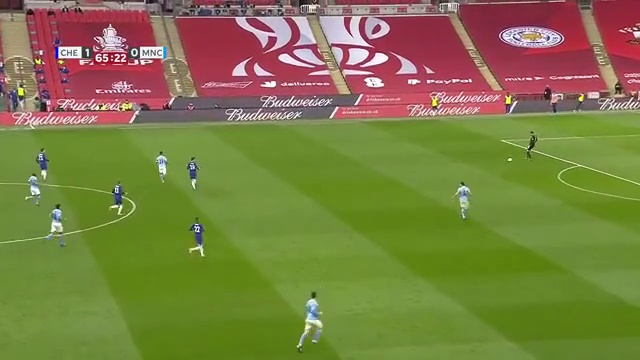
#> input picture code/data/frames-video00.mp4/119.jpg, 640 x 360 px; its folder holds 4 pictures in this run
$ python kalman_filter.py
#> lines starting #> are read from the running program, lines starting #| are printed output that depends on the picture; after the words box and inside, x2 and y2 are one past the last pixel; in counts of white or black regions, pixels touching at a corner belong together
### code/ground_detection.py
#!/usr/bin/env python3
# -*- coding: utf-8 -*-
"""
Created on Sat Mar 19 11:54:50 2022

@author: Joshua S.
@email: jsoutelo@alumnos.uvigo.es
"""
import cv2
import numpy as np
import matplotlib.pyplot as plt
import skimage


def ground_detection(frame, debug=False):
    """Classify pixels in the frame into ground or not ground.

    Return the connected component labels.
    """
    frame = cv2.resize(frame, dsize=(592, 320))
    b, g, r = cv2.split(frame)
    # Ideally, 0 -> ground ;; 1 -> everything else
    ground_color_feature = np.where((g > r) & (r > b), 0, 1)
    gray = cv2.cvtColor(frame, cv2.COLOR_BGR2GRAY)
    canny = cv2.Canny(image=gray,
                      threshold1=255/3,
                      threshold2=255,
                      apertureSize=3,
                      L2gradient=True)
    # Section 3.2.1, equation 8
    # Inverse condition since we want to remove the background
    result = np.where((ground_color_feature == 0) & (canny == 0), 0, 1)
    result = result.astype(np.uint8)
    # Dilation so
    kernel = cv2.getStructuringElement(cv2.MORPH_RECT,(3,3))
    morph = cv2.dilate(result, kernel, iterations=1)

    # Connected components labeling
    nl, ccl = cv2.connectedComponents(image=morph, connectivity=4)
    if debug:
        fig, axx = plt.subplots(4, 1, figsize=(20,20))
        axx[0].imshow(ground_color_feature, cmap='gray')
        axx[0].set_title('Color detection')
        axx[1].imshow(canny, cmap='gray')
        axx[1].set_title('Edge detection')
        axx[2].imshow(result, cmap='gray')
        axx[2].set_title('Ground detection result')
        axx[3].imshow(ccl, cmap='nipy_spectral')
        axx[3].set_title(f'Labeling result, {nl} lablels')
        plt.tight_layout()
        plt.show()


    return ccl


# [4 lines that do not run on import are left out]


### code/needless_objects_elimination.py
#!/usr/bin/env python3
# -*- coding: utf-8 -*-
"""
Created on Sat Mar 19 14:41:54 2022

@author: Joshua S.
@email: jsoutelo@alumnos.uvigo.es
"""
import cv2
import matplotlib.pyplot as plt
from matplotlib.patches import Rectangle
import numpy as np

from ground_detection import ground_detection

import skimage


def most_dense_area(segmented):
    """Search for the most dense areas in the image.

    Return a window around the positions of high density.
    """
    empty_mat = np.zeros_like(segmented)
    mean_filter = cv2.blur(segmented, (15, 15))

    conts, _ = cv2.findContours(mean_filter, cv2.RETR_TREE, cv2.CHAIN_APPROX_SIMPLE)

    for cont in conts:
        x, y, w, h = cv2.boundingRect(cont)

        area = w * h
        if h > w and area <= 5000 and area > 100:
            extra_h = np.floor(((h * 1.55) - h) / 2).astype(int)
            extra_w = np.floor(((w * 1.55) - w) / 2).astype(int)

            y = y - extra_h if y - extra_h > 0 else 0
            x = x - extra_w if x - extra_w > 0 else 0
            w = w + extra_w if w + extra_w < segmented.shape[1] else segmented.shape[1]
            h = h + extra_h if h + extra_h < segmented.shape[0] else segmented.shape[0]

            empty_mat[y:y+h, x:x+w] = segmented[y:y+h, x:x+w]

    return empty_mat


def remove_public_score(frame_lbl, region_props, debug=False):
    """Remove the public seats and score bar.
    """
    h, w = frame_lbl.shape[:2]

    for region in region_props:
        bbox = region.bbox
        area = region.area
        ecc = region.eccentricity
        extent = region.extent

        if bbox[1] < h * .2 and area > 40000 and ecc > .95 and extent > .85:
            label = region.label

            if debug:
                plt.title(f'Score and public, label={label}')
                plt.imshow(np.where(frame_lbl == label, 1, 0), cmap='gray')
                plt.show()
                print(region.label, region.area, region.eccentricity, region.extent)

            frame_lbl[frame_lbl == label] = 0
            break

    return frame_lbl

def remove_objects(frame_lbl, frame):
    """Remove the objects that are disconnected distinct from players and ball.
    """
    frame_lbl = frame_lbl.copy()
    region_props = skimage.measure.regionprops(label_image=frame_lbl)

    frame_lbl = remove_public_score(frame_lbl, region_props)

    area_thr = 1000
    for region in region_props:
        # Size of the object is much larger than the player size
        segmented = np.where(frame_lbl == region.label, 1, 0).astype(np.uint8)
        if region.area > area_thr:

            dense_area = most_dense_area(segmented)
            if not (dense_area == 0).all():
                dense_area *= region.label
                frame_lbl[frame_lbl == region.label] = 0
                frame_lbl += dense_area
            else:
                frame_lbl[frame_lbl == region.label] = 0

    return frame_lbl

# [14 lines that do not run on import are left out]

### code/player_ball_separation.py
#!/usr/bin/env python3
# -*- coding: utf-8 -*-
"""
Created on Tue Mar 22 20:21:40 2022

@author: Joshua S.
@email: jsoutelo@alumnos.uvigo.es
"""
import cv2
import numpy as np
from ground_detection import ground_detection
from needless_objects_elimination import remove_objects
import matplotlib.pyplot as plt
from skimage.measure import regionprops

def display_bboxs(frame, player_bboxs, ball_bboxs, size=2):
    """Draw the bounding boxes with different color depending on the type of
    objet is enclosing.
    """
    frame_copy = frame.copy()
    for bbox in player_bboxs:
        x,y,w,h = bbox
        cv2.rectangle(frame_copy, (x,y), (x+w,y+h), (255, 0, 0), size)
    for bbox in ball_bboxs:
        x,y,w,h = bbox
        cv2.rectangle(frame_copy, (x,y), (x+w,y+h), (0, 0, 255), size)

    return frame_copy


def ball_player_separation(clean_ccl, debug=False):
    """Separate the connected components into players and ball candidates.
    """
    clean_ccl = clean_ccl.copy()
    frame_h, frame_w = clean_ccl.shape[:2]
    region_props = regionprops(clean_ccl)
    player_bboxs = []
    ball_bboxs = []
    for region in region_props:
        min_row, min_col, max_row, max_col = region.bbox
        x = min_col
        y = min_row
        w = max_col - x
        h = max_row - y
        # Player and ball characteristics defined in section 3.2.3
        if (w/h) < 2 and (frame_h/16) < h and h < (frame_h/4):
            if debug:
                copy = clean_ccl.copy()
                copy = np.where(copy == region.label, 1, 0)
                copy = copy.astype(np.uint8)
                copy = cv2.cvtColor(copy*255, cv2.COLOR_GRAY2RGB)
                cv2.rectangle(copy, (x,y), (x+w, y+h), (255, 0, 0), 2)
                plt.imshow(copy, cmap='gray')
                plt.show()
            player_bboxs.append((x, y, w, h))
        elif (w/h) < 2 and (w/h) > .5 and (w*h)<300:
            if debug:
                copy = clean_ccl.copy()
                copy = np.where(copy == region.label, 1, 0)
                copy = copy.astype(np.uint8)
                copy = cv2.cvtColor(copy*255, cv2.COLOR_GRAY2RGB)
                cv2.rectangle(copy, (x,y), (x+w, y+h), (255, 0, 0), 2)
                plt.imshow(copy, cmap='gray')
                plt.show()
            ball_bboxs.append((x, y, w, h))
        else:
            continue

    return player_bboxs, ball_bboxs

# [26 lines that do not run on import are left out]

### code/kalman_filter.py
#!/usr/bin/env python3
# -*- coding: utf-8 -*-
"""
Created on Tue Mar 22 21:46:25 2022

@author: Joshua S.
@email: jsoutelo@alumnos.uvigo.es
"""
import cv2
from ground_detection import ground_detection
from needless_objects_elimination import remove_objects
from player_ball_separation import ball_player_separation, display_bboxs
import matplotlib.pyplot as plt
import numpy as np
import os
import time

def predict(x, P, A, Q=0, B=0, u=0):
    # Predicted state mean (prior mean)
    x_hat = np.dot(A, x) + np.dot(B, u)
    # Predicted state covariance
    p_hat = np.dot(np.dot(A, P), A.T) + Q

    return x_hat, p_hat


def correction(z, H, x, P, R=0):
    # Residual
    y = z - np.dot(H, x)
    # Project system uncertainty into measurement space
#    print(H.shape, P.shape, R.shape)
    S = np.dot(np.dot(H, P), H.T) + R
    # Map system uncertainty into Kalman gain
    K = np.dot(np.dot(P, H.T), np.linalg.pinv(S))
    # Correct x with residual, scaled by Kalman gain
    x_corr = x + np.dot(K, y)
    # Correct covariance
    KH = np.dot(K, H)
    I = np.eye(KH.shape[0])
    P_corr = np.dot(I - KH, P)

    return x_corr, P_corr


def get_center_bbox(bbox):
    x, y, w, h = bbox
    cent_x = x + (w // 2)
    cent_y = y + (h // 2)

    return cent_x, cent_y

def get_nearest_bbox(bboxs, prev_ball_center):
    best_candidate = None
    smallest_distance = np.inf
    prev_cent_x, prev_cent_y = prev_ball_center
    for bbox in bboxs:
        # Get bbox center
        cent_x, cent_y = get_center_bbox(bbox)
        # Compute Euclidean distance
        dist = np.sqrt((cent_x - prev_cent_x)**2 + (cent_y - prev_cent_y)**2)
        if dist < smallest_distance:
            smallest_distance = dist
            best_candidate = bbox

    return  best_candidate, smallest_distance


# [22 lines left out: function get_candidate, not called in this run]


def regular_kalman_filter(show=False, save=False):
#> called with show = True, save = False
    prev_x = np.array([467, 1, 218, 1])
    P = np.zeros((4,4))
    # Transition matrix
    A = np.array([
            [1, 1, 0, 0],
            [0, 1, 0, 0],
            [0, 0, 1, 1],
            [0, 0, 0, 1]])
    # Measurement matrix
    H = np.array([
            [1, 0, 0, 0],
            [0, 0, 1, 0]])
    Q = np.eye(4)
    ball_centers = []
    total_time = 0
    ball_centers.append([prev_x[0], prev_x[2]])
    data_path = 'data/frames-video00.mp4/'
    for fname in sorted(os.listdir(data_path), key=lambda x: int(x.split('.')[0]))[1:]:

        frame_nb = fname.split('.')[0]
        frame = cv2.imread(os.path.join(data_path, fname))
#> frame is the input picture: shape (360, 640, 3); mean B, G, R 67.5, 124.2, 124.4
        frame = cv2.resize(frame, (592, 320))
#> frame: shape (320, 592, 3)

        start = time.time()

        # Get ball and player bounding boxes
        ccl = ground_detection(frame)
#> in ground_detection, `ground_color_feature = np.where((g > r) & (r > b), 0, 1)`:
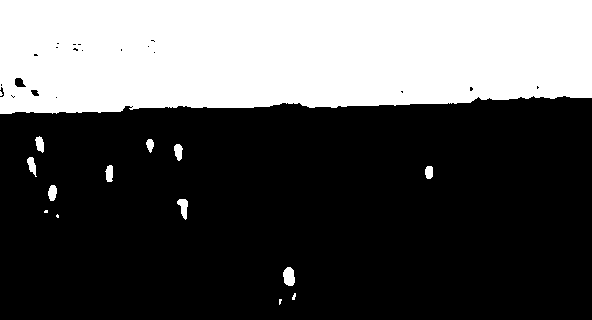
#> ground_color_feature: shape (320, 592) int64; values 0 (black) and 1 (white), 33.6% white; 15 white regions (5 under 20 px), largest, box (x1, y1, x2, y2) and area: (0, 0, 592, 114) 62526, (283, 267, 295, 286) 181, (177, 199, 188, 220) 138
#> in ground_detection, `gray = cv2.cvtColor(frame, cv2.COLOR_BGR2GRAY)`:
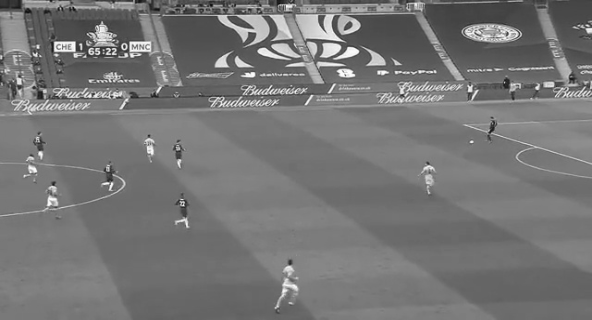
#> gray: shape (320, 592); min 12, max 254, mean 117.8
#> in ground_detection, `nl, ccl = cv2.connectedComponents(image=morph, connectivity=4)`:
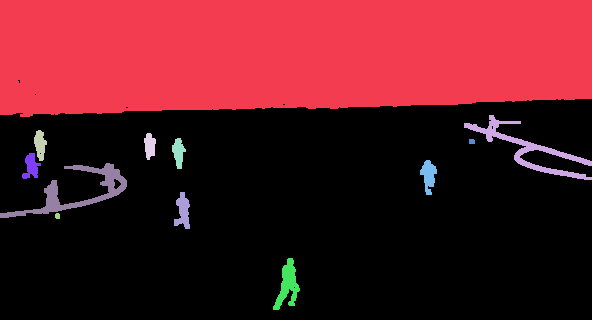
#> ccl: shape (320, 592) int32; 13 distinct labels, from 0 to 12; one colour per label, 0 black
#> in ground_detection, `nl, ccl = cv2.connectedComponents(image=morph, connectivity=4)`: nl = 13
        clean_ccl = remove_objects(ccl, frame)
#> in remove_objects, `region_props = skimage.measure.regionprops(label_image=frame_lbl)`: region_props = 12 regions; largest, box (x1, y1, x2, y2) and area: (0, 0, 592, 117) 63779, (0, 163, 127, 218) 1574, (464, 115, 592, 180) 1474, (273, 258, 300, 310) 647, (174, 192, 190, 229) 359
#> the loop in remove_public_score, `for region in region_props:` made 1 pass
#> (bbox, area, ecc, extent, label) on pass 1: ((0, 0, 117, 592), 63779, 0.983, 0.921, 1)
#> the loop in remove_objects, `for region in region_props:` made 12 passes
#> after the loop in remove_objects, `for region in region_props:`:
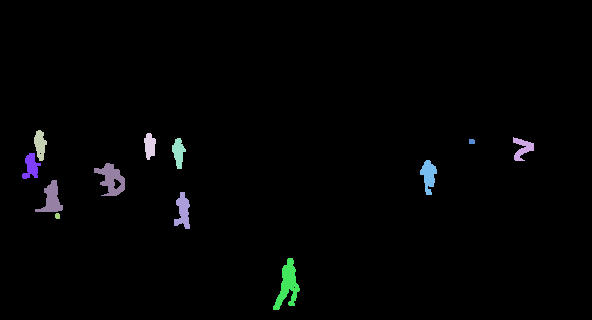
#> frame_lbl: shape (320, 592) int32; 12 distinct labels, from 0 to 12; one colour per label, 0 black
#> after the loop in remove_objects, `for region in region_props:`:
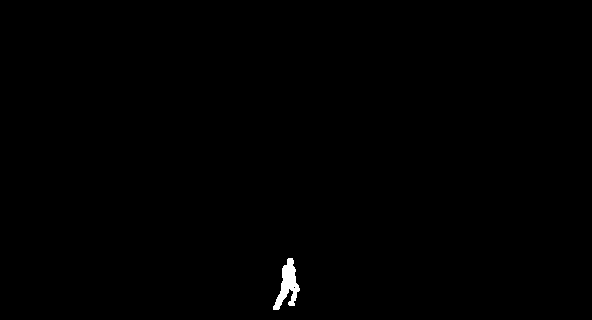
#> segmented: shape (320, 592); values 0 (black) and 1 (white), 0.34% white; 1 white region
        player_bboxs, ball_bboxs = ball_player_separation(clean_ccl)
#> in ball_player_separation, `region_props = regionprops(clean_ccl)`: region_props = 11 regions; largest, box (x1, y1, x2, y2) and area: (35, 163, 125, 212) 980, (273, 258, 300, 310) 647, (174, 192, 190, 229) 359, (420, 160, 437, 195) 346, (22, 153, 41, 179) 276
#> the loop in ball_player_separation, `for region in region_props:` made 11 passes
#> (min_row, min_col, max_row, max_col, x, y, w, h) on passes 1 to 8: (137, 513, 161, 534, 513, 137, 21, 24), (130, 34, 161, 47, 34, 130, 13, 31), (133, 144, 160, 156, 144, 133, 12, 27), (138, 172, 169, 186, 172, 138, 14, 31), (139, 469, 144, 475, 469, 139, 6, 5), (153, 22, 179, 41, 22, 153, 19, 26), (160, 420, 195, 437, 420, 160, 17, 35), (163, 35, 212, 125, 35, 163, 90, 49)
#> after the loop in ball_player_separation, `for region in region_props:`: ball_bboxs = [(469, 139, 6, 5), (55, 213, 5, 6)]; player_bboxs = [(513, 137, 21, 24), (34, 130, 13, 31), (144, 133, 12, 27), (172, 138, 14, 31), (22, 153, 19, 26), (420, 160, 17, 35), (35, 163, 90, 49), (174, 192, 16, 37), (273, 258, 27, 52)]
#> ball_bboxs = [(469, 139, 6, 5), (55, 213, 5, 6)]

        # Predict where the ball might be
        x_hat, P_hat = predict(x=prev_x, P=P, A=A, Q=Q, B=0, u=0)
#> in predict, `x_hat = np.dot(A, x) + np.dot(B, u)`: x_hat = [468, 1, 219, 1]
#> in predict, `p_hat = np.dot(np.dot(A, P), A.T) + Q`: p_hat = [[1, 0, 0, 0], [0, 1, 0, 0], [0, 0, 1, 0], [0, 0, 0, 1]]
#> x_hat = [468, 1, 219, 1]; P_hat has the same summary as p_hat in predict

        nearest_bbox, distance = get_nearest_bbox(ball_bboxs, np.dot(H, x_hat))
#> in get_nearest_bbox, `smallest_distance = np.inf`: smallest_distance = inf
#> in get_nearest_bbox, `prev_cent_x, prev_cent_y = prev_ball_center`: prev_cent_x = 468; prev_cent_y = 219
#> the loop in get_nearest_bbox, `for bbox in bboxs:` made 2 passes
#> (x in get_center_bbox, y in get_center_bbox, w in get_center_bbox, h in get_center_bbox, cent_x, cent_y, dist, smallest_distance) on pass 1: (469, 139, 6, 5, 472, 141, 78.1, 78.1)
#> after the loop in get_nearest_bbox, `for bbox in bboxs:`: smallest_distance = 78.1
#> nearest_bbox = (469, 139, 6, 5); distance = 78.1
        # Measurement
        if nearest_bbox is not None or distance < 10:
            z = get_center_bbox(nearest_bbox)
#> z = (472, 141)
            x_corr, P_corr = correction(z=z, H=H, x=x_hat, P=P_hat, R=0)
#> in correction, `y = z - np.dot(H, x)`: y = [4, -78]
#> in correction, `S = np.dot(np.dot(H, P), H.T) + R`: S = [[1, 0], [0, 1]]
#> in correction, `K = np.dot(np.dot(P, H.T), np.linalg.pinv(S))`: K = [[1, 0], [0, 0], [0, 1], [0, 0]]
#> in correction, `x_corr = x + np.dot(K, y)`: x_corr = [472, 1, 141, 1]
#> in correction, `KH = np.dot(K, H)`: KH = [[1, 0, 0, 0], [0, 0, 0, 0], [0, 0, 1, 0], [0, 0, 0, 0]]
#> in correction, `I = np.eye(KH.shape[0])`: I has the same summary as p_hat in predict
#> in correction, `P_corr = np.dot(I - KH, P)`: P_corr = [[0, 0, 0, 0], [0, 1, 0, 0], [0, 0, 0, 0], [0, 0, 0, 1]]
#> x_corr = [472, 1, 141, 1]

            new_ball_pos = np.dot(H, x_corr)
#> new_ball_pos = [472, 141]

            P = P_corr
#> P has the same summary as P_corr in correction
            prev_x = x_corr
#> prev_x = [472, 1, 141, 1]

        else: # Rely on prediction, track the closest player
            new_ball_pos = np.dot(H, x_hat)
            P = P_hat
            prev_x = x_hat

            nearest_bbox, distance = get_nearest_bbox(player_bboxs, np.dot(H, x_hat))
#            print(nearest_bbox, distance)

        end = time.time()
        elapsed = end - start
        total_time += elapsed

        ball_centers.append([new_ball_pos[0], new_ball_pos[1]])
        if show:
            plt.figure(figsize=(10,10))
            frame = display_bboxs(frame, player_bboxs, ball_bboxs, size=1)
#> the loop in display_bboxs, `for bbox in player_bboxs:` made 9 passes
#> after the loop in display_bboxs, `for bbox in player_bboxs:`:
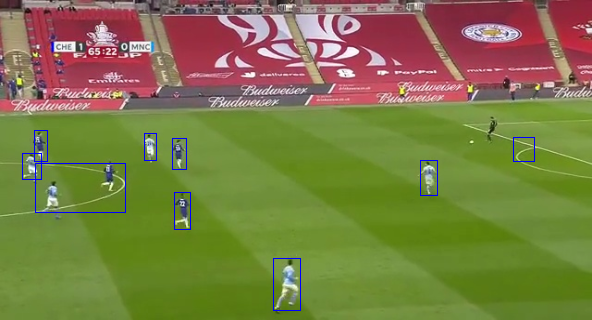
#> frame_copy: shape (320, 592, 3); mean B, G, R 68.6, 123.4, 123.7
#> the loop in display_bboxs, `for bbox in ball_bboxs:` made 2 passes
            plt.imshow(frame[...,::-1])
            plt.scatter(x=new_ball_pos[0], y=new_ball_pos[1], marker='x', s=24, c='black')
            plt.show()
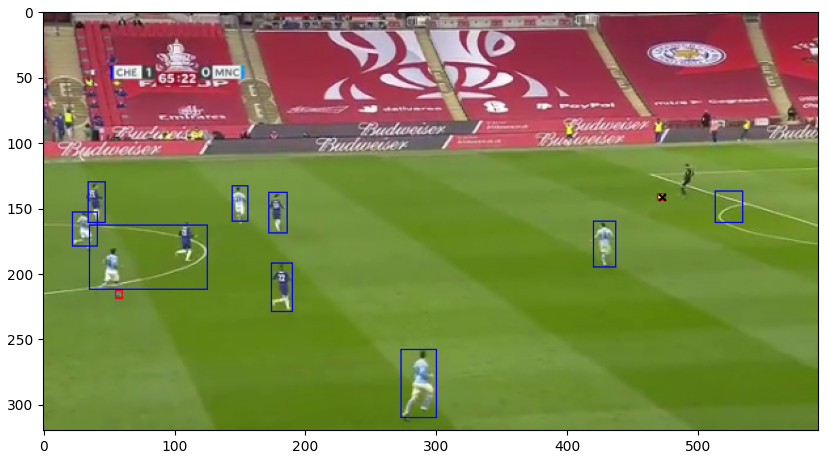
#> figure drawn by matplotlib, 1 panel
#> pass 2 of the loop in regular_kalman_filter, `for fname in sorted(os.listdir(data_path), key=lambda x: int(x.split('..`:
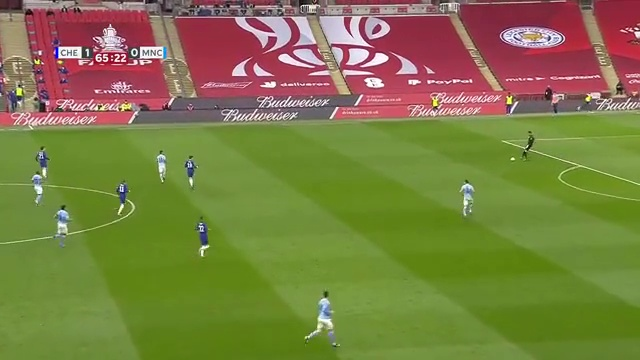
#> input picture code/data/frames-video00.mp4/122.jpg, 640 x 360 px
#> in regular_kalman_filter, frame is the input picture: shape (360, 640, 3); mean B, G, R 67.6, 124.1, 124.5
#> frame: shape (320, 592, 3)
#> in remove_objects (call 2), `region_props = skimage.measure.regionprops(label_image=frame_lbl)`: region_props = 12 regions; largest, box (x1, y1, x2, y2) and area: (0, 0, 592, 118) 64088, (0, 159, 126, 219) 1672, (463, 115, 592, 168) 1097, (281, 258, 310, 308) 626, (8, 129, 47, 182) 575
#> the loop in remove_public_score (call 2), `for region in region_props:` made 1 pass
#> (bbox, area, ecc, extent, label) on pass 1: ((0, 0, 118, 592), 64088, 0.983, 0.917, 1)
#> the loop in remove_objects (call 2), `for region in region_props:` made 12 passes
#> after the loop in remove_objects (call 2), `for region in region_props:`:
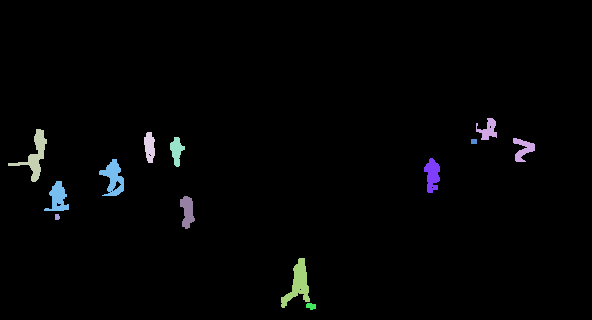
#> frame_lbl: shape (320, 592) int32; 12 distinct labels, from 0 to 12; one colour per label, 0 black
#> in ball_player_separation (call 2), `region_props = regionprops(clean_ccl)`: region_props = 11 regions; largest, box (x1, y1, x2, y2) and area: (44, 159, 124, 211) 887, (281, 258, 310, 308) 626, (8, 129, 47, 182) 575, (476, 118, 535, 162) 508, (424, 158, 440, 193) 368
#> the loop in ball_player_separation (call 2), `for region in region_props:` made 11 passes
#> (min_row, min_col, max_row, max_col, x, y, w, h) on passes 1 to 4: (118, 476, 162, 535, 476, 118, 59, 44), (129, 8, 182, 47, 8, 129, 39, 53), (132, 144, 163, 155, 144, 132, 11, 31), (137, 170, 167, 185, 170, 137, 15, 30)
#> in regular_kalman_filter, `player_bboxs, ball_bboxs = ball_player_separation(clean_ccl)`: player_bboxs = [(476, 118, 59, 44), (8, 129, 39, 53), (144, 132, 11, 31), (170, 137, 15, 30), (424, 158, 16, 35), (44, 159, 80, 52), (180, 196, 15, 33), (281, 258, 29, 50)]; ball_bboxs = [(471, 139, 6, 5), (55, 214, 5, 6), (306, 303, 10, 7)]
#> in regular_kalman_filter, `x_hat, P_hat = predict(x=prev_x, P=P, A=A, Q=Q, B=0, u=0)`: x_hat = [473, 1, 142, 1]; P_hat = [[2, 1, 0, 0], [1, 2, 0, 0], [0, 0, 2, 1], [0, 0, 1, 2]]
#> the loop in get_nearest_bbox (call 2), `for bbox in bboxs:` made 3 passes
#> (x in get_center_bbox, y in get_center_bbox, w in get_center_bbox, cent_x, cent_y, dist, smallest_distance, best_candidate) on pass 1: (471, 139, 6, 474, 141, 1.41, 1.41, (471, 139, 6, 5))
#> nearest_bbox = (471, 139, 6, 5); distance = 1.41
#> z = (474, 141)
#> in regular_kalman_filter, `x_corr, P_corr = correction(z=z, H=H, x=x_hat, P=P_hat, R=0)`: x_corr = [474, 1.5, 141, 0.5]; P_corr = [[0, 0, 0, 0], [0, 1.5, 0, 0], [0, 0, 0, 0], [0, 0, 0, 1.5]]
#> new_ball_pos = [474, 141]
#> P has the same summary as P_corr
#> prev_x = [474, 1.5, 141, 0.5]
#> the loop in display_bboxs (call 2), `for bbox in player_bboxs:` made 8 passes
#> the loop in display_bboxs (call 2), `for bbox in ball_bboxs:` made 3 passes
#> (bbox, x, y, w) on passes 1 to 3: ((471, 139, 6, 5), 471, 139, 6), ((55, 214, 5, 6), 55, 214, 5), ((306, 303, 10, 7), 306, 303, 10)
#> in regular_kalman_filter, `plt.show()`:
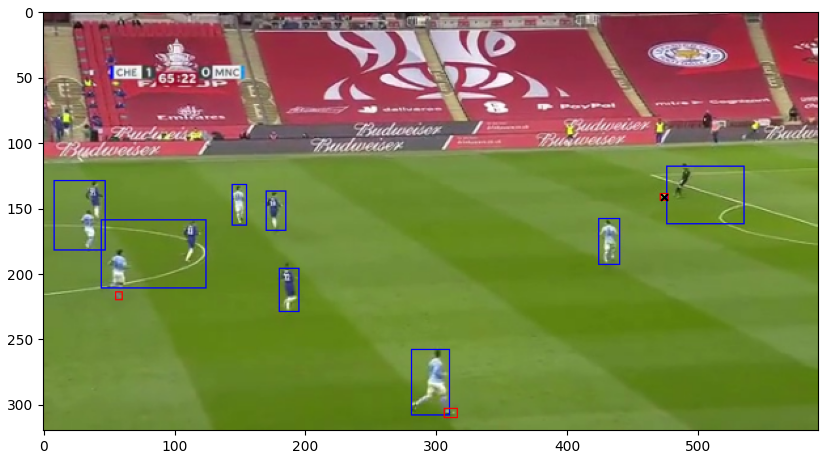
#> figure drawn by matplotlib, 1 panel

    ball_centers = np.array(ball_centers)
#> ball_centers = [[467, 218], [472, 141], [474, 141], [441, 189]]

    if save:
        np.save('kalman-ball-centers-x-y.npy', ball_centers)

    n_frames = len(os.listdir(data_path))
    print(total_time, 's ;;', n_frames/total_time, 'frames/s')


# [90 lines left out: function dynamic_kalman_filter, not called in this run]
#        break


if __name__ == '__main__':
    regular_kalman_filter(show=True)

    """dynamic_kalman_filter() gives the following error:
        ValueError: operands could not be broadcast together with shapes (2,2) (4,4)

    The problem is discussed in more detail in the paper."""
#    dynamic_kalman_filter()
